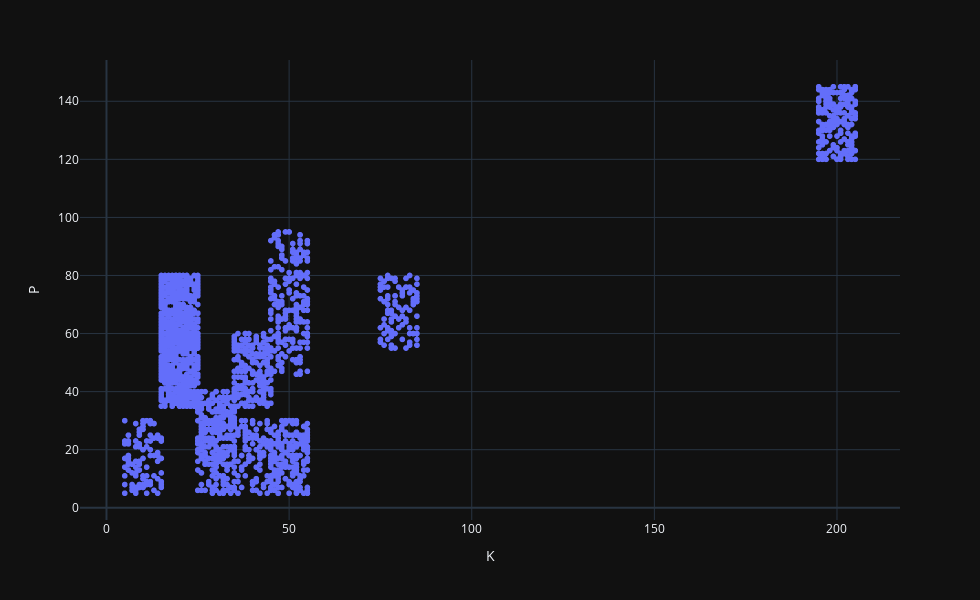

Write notebook code for a chart like this one.
### Code cell
fig = px.scatter(data,x='K',y='P',template = 'plotly_dark',hover_name='label')
fig.update_layout(autosize=False,width=980,height=600,)
fig.show()

### Figure 1 — Plotly figure (JSON) as saved in the notebook; plotly's stock layout.template omitted (floating-point values rounded to 4 significant figures; data arrays with more than 128 entries replaced by an {"elided": "..."} marker saying what was removed)
{"data": [{"hovertemplate": "<b>%{hovertext}</b><br><br>K=%{x}<br>P=%{y}<extra></extra>", "hovertext": {"elided": "2200 str values"}, "legendgroup": "", "marker": {"color": "#636efa", "symbol": "circle"}, "mode": "markers", "name": "", "showlegend": false, "type": "scattergl", "x": {"elided": "2200 int values"}, "xaxis": "x", "y": {"elided": "2200 int values"}, "yaxis": "y"}], "layout": {"autosize": false, "height": 600, "legend": {"tracegroupgap": 0}, "margin": {"t": 60}, "width": 980, "xaxis": {"anchor": "y", "domain": [0, 1], "title": {"text": "K"}}, "yaxis": {"anchor": "x", "domain": [0, 1], "title": {"text": "P"}}}}
